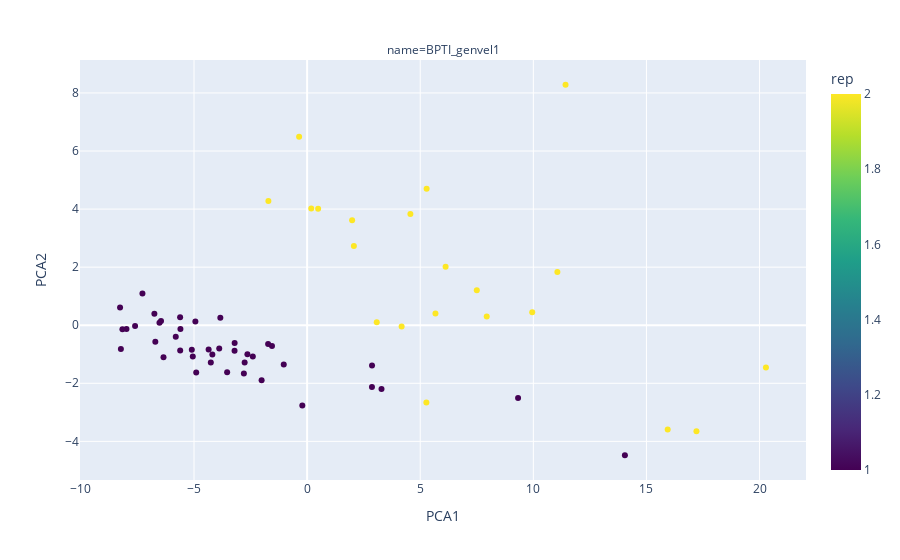

This figure's notebook cell:
### Code cell
# plot PCA colour by name and rep

fig = px.scatter(test_df, x="PCA1", y="PCA2", color="rep", facet_col="name", facet_col_wrap=2, color_continuous_scale=px.colors.sequential.Viridis)

fig.show()

### Figure 1 — Plotly figure (JSON) as saved in the notebook; plotly's stock layout.template omitted (floating-point values rounded to 4 significant figures)
{"data": [{"hovertemplate": "name=BPTI_genvel1<br>PCA1=%{x}<br>PCA2=%{y}<br>rep=%{marker.color}<extra></extra>", "legendgroup": "", "marker": {"color": [1, 1, 1, 1, 1, 1, 1, 1, 1, 1, 1, 1, 1, 1, 1, 1, 1, 1, 1, 1, 1, 1, 1, 1, 1, 1, 1, 1, 1, 1, 1, 1, 1, 1, 1, 1, 1, 1, 1, 1, 1, 2, 2, 2, 2, 2, 2, 2, 2, 2, 2, 2, 2, 2, 2, 2, 2, 2, 2, 2, 2, 2], "coloraxis": "coloraxis", "symbol": "circle"}, "mode": "markers", "name": "", "orientation": "v", "showlegend": false, "type": "scatter", "x": [-1.032, 9.326, 14.05, 3.288, 2.87, -1.552, -2.761, -0.2128, -5.806, -3.535, -6.527, -6.348, -2.011, -5.614, -3.208, -3.204, -4.902, -4.189, -5.6, -7.985, -2.795, -4.256, -8.269, -6.752, -6.709, -5.097, 2.866, -4.354, -7.605, -5.053, -2.401, -7.279, -6.457, -8.165, -4.939, -1.724, -8.232, -5.61, -3.836, -3.885, -2.639, 5.271, 3.078, 17.21, 5.674, -0.3531, 9.951, 20.28, 11.06, 11.42, 5.283, -1.711, 0.487, 7.501, 7.939, 4.178, 15.94, 6.122, 2.068, 4.566, 0.1829, 1.989], "xaxis": "x", "y": [-1.349, -2.51, -4.479, -2.195, -1.384, -0.7196, -1.284, -2.763, -0.3988, -1.623, 0.08284, -1.105, -1.893, 0.2763, -0.8751, -0.6081, -1.628, -1.007, -0.126, -0.1282, -1.66, -1.287, 0.6087, 0.3983, -0.5678, -0.8448, -2.129, -0.8366, -0.02295, -1.073, -1.076, 1.092, 0.1461, -0.1386, 0.1242, -0.6497, -0.8204, -0.8736, 0.2597, -0.8021, -1.0, -2.66, 0.1045, -3.656, 0.4036, 6.493, 0.444, -1.459, 1.833, 8.283, 4.7, 4.28, 4.01, 1.205, 0.304, -0.04332, -3.589, 2.016, 2.732, 3.827, 4.024, 3.619], "yaxis": "y"}], "layout": {"annotations": [{"font": {}, "showarrow": false, "text": "name=BPTI_genvel1", "x": 0.5, "xanchor": "center", "xref": "paper", "y": 1, "yanchor": "bottom", "yref": "paper"}], "coloraxis": {"colorbar": {"title": {"text": "rep"}}, "colorscale": [[0, "#440154"], [0.1111, "#482878"], [0.2222, "#3e4989"], [0.3333, "#31688e"], [0.4444, "#26828e"], [0.5556, "#1f9e89"], [0.6667, "#35b779"], [0.7778, "#6ece58"], [0.8889, "#b5de2b"], [1, "#fde725"]]}, "legend": {"tracegroupgap": 0}, "margin": {"t": 60}, "xaxis": {"anchor": "y", "domain": [0, 1], "title": {"text": "PCA1"}}, "yaxis": {"anchor": "x", "domain": [0, 1], "title": {"text": "PCA2"}}}}
